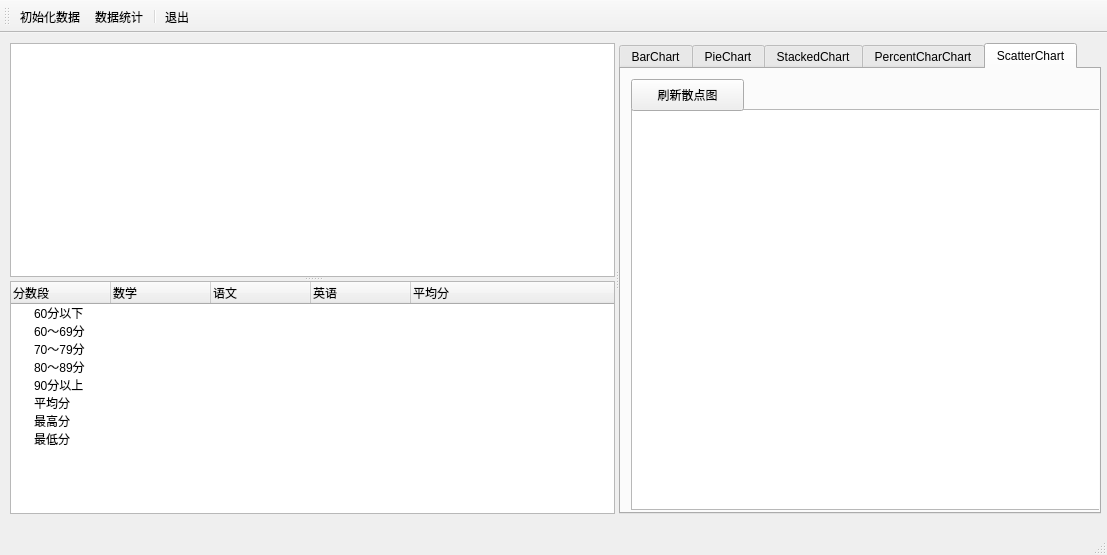
<?xml version="1.0" encoding="UTF-8"?>
<ui version="4.0">
 <class>MainWindow</class>
 <widget class="QMainWindow" name="MainWindow">
  <property name="geometry">
   <rect>
    <x>0</x>
    <y>0</y>
    <width>1107</width>
    <height>555</height>
   </rect>
  </property>
  <property name="windowTitle">
   <string>MainWindow</string>
  </property>
  <widget class="QWidget" name="centralWidget">
   <widget class="QSplitter" name="splitter_2">
    <property name="geometry">
     <rect>
      <x>10</x>
      <y>10</y>
      <width>1091</width>
      <height>471</height>
     </rect>
    </property>
    <property name="orientation">
     <enum>Qt::Horizontal</enum>
    </property>
    <widget class="QSplitter" name="splitter">
     <property name="maximumSize">
      <size>
       <width>16777215</width>
       <height>16777215</height>
      </size>
     </property>
     <property name="orientation">
      <enum>Qt::Vertical</enum>
     </property>
     <widget class="QTableView" name="tableView"/>
     <widget class="QTreeWidget" name="treeWidget">
      <column>
       <property name="text">
        <string>分数段</string>
       </property>
      </column>
      <column>
       <property name="text">
        <string notr="true">数学</string>
       </property>
      </column>
      <column>
       <property name="text">
        <string>语文</string>
       </property>
      </column>
      <column>
       <property name="text">
        <string>英语</string>
       </property>
      </column>
      <column>
       <property name="text">
        <string>平均分</string>
       </property>
      </column>
      <item>
       <property name="text">
        <string>60分以下</string>
       </property>
      </item>
      <item>
       <property name="text">
        <string>60～69分</string>
       </property>
      </item>
      <item>
       <property name="text">
        <string>70～79分</string>
       </property>
      </item>
      <item>
       <property name="text">
        <string>80～89分</string>
       </property>
      </item>
      <item>
       <property name="text">
        <string>90分以上</string>
       </property>
      </item>
      <item>
       <property name="text">
        <string>平均分</string>
       </property>
      </item>
      <item>
       <property name="text">
        <string>最高分</string>
       </property>
      </item>
      <item>
       <property name="text">
        <string>最低分</string>
       </property>
      </item>
     </widget>
    </widget>
    <widget class="QTabWidget" name="tabWidget">
     <property name="currentIndex">
      <number>4</number>
     </property>
     <widget class="QWidget" name="tab1">
      <attribute name="title">
       <string>BarChart</string>
      </attribute>
      <widget class="QChartView" name="chartViewBar">
       <property name="geometry">
        <rect>
         <x>10</x>
         <y>40</y>
         <width>701</width>
         <height>391</height>
        </rect>
       </property>
      </widget>
      <widget class="QPushButton" name="btnBuildBarChart">
       <property name="geometry">
        <rect>
         <x>10</x>
         <y>0</y>
         <width>113</width>
         <height>32</height>
        </rect>
       </property>
       <property name="text">
        <string>刷新柱状图</string>
       </property>
      </widget>
      <zorder>btnBuildBarChart</zorder>
      <zorder>chartViewBar</zorder>
     </widget>
     <widget class="QWidget" name="tab2">
      <attribute name="title">
       <string>PieChart</string>
      </attribute>
      <widget class="QChartView" name="chartViewPie">
       <property name="geometry">
        <rect>
         <x>10</x>
         <y>40</y>
         <width>691</width>
         <height>401</height>
        </rect>
       </property>
      </widget>
      <widget class="QWidget" name="gridLayoutWidget">
       <property name="geometry">
        <rect>
         <x>10</x>
         <y>0</y>
         <width>691</width>
         <height>36</height>
        </rect>
       </property>
       <layout class="QGridLayout" name="gridLayout">
        <item row="0" column="6">
         <widget class="QDoubleSpinBox" name="spinPieSize">
          <property name="singleStep">
           <double>0.100000000000000</double>
          </property>
          <property name="value">
           <double>0.700000000000000</double>
          </property>
         </widget>
        </item>
        <item row="0" column="3">
         <widget class="QLabel" name="label_2">
          <property name="text">
           <string>HoleSize</string>
          </property>
         </widget>
        </item>
        <item row="0" column="2">
         <widget class="QPushButton" name="btnPie">
          <property name="text">
           <string>刷新饼图</string>
          </property>
         </widget>
        </item>
        <item row="0" column="1">
         <widget class="QComboBox" name="cBoxCourse">
          <item>
           <property name="text">
            <string>语文</string>
           </property>
          </item>
          <item>
           <property name="text">
            <string>数学</string>
           </property>
          </item>
          <item>
           <property name="text">
            <string>英语</string>
           </property>
          </item>
          <item>
           <property name="text">
            <string>平均分</string>
           </property>
          </item>
         </widget>
        </item>
        <item row="0" column="0">
         <widget class="QLabel" name="label">
          <property name="text">
           <string>分析数据</string>
          </property>
         </widget>
        </item>
        <item row="0" column="5">
         <widget class="QLabel" name="label_3">
          <property name="text">
           <string>PieSize</string>
          </property>
         </widget>
        </item>
        <item row="0" column="4">
         <widget class="QDoubleSpinBox" name="spinHoleSize">
          <property name="singleStep">
           <double>0.100000000000000</double>
          </property>
          <property name="value">
           <double>0.200000000000000</double>
          </property>
         </widget>
        </item>
        <item row="0" column="7">
         <widget class="QLabel" name="label_4">
          <property name="text">
           <string>主题</string>
          </property>
         </widget>
        </item>
        <item row="0" column="8">
         <widget class="QComboBox" name="comboBox_2">
          <item>
           <property name="text">
            <string>Light</string>
           </property>
          </item>
         </widget>
        </item>
       </layout>
      </widget>
     </widget>
     <widget class="QWidget" name="tab3">
      <attribute name="title">
       <string>StackedChart</string>
      </attribute>
      <widget class="QChartView" name="chartViewStackedBar">
       <property name="geometry">
        <rect>
         <x>0</x>
         <y>30</y>
         <width>711</width>
         <height>421</height>
        </rect>
       </property>
      </widget>
      <widget class="QPushButton" name="btnStackedBar">
       <property name="geometry">
        <rect>
         <x>10</x>
         <y>0</y>
         <width>113</width>
         <height>32</height>
        </rect>
       </property>
       <property name="text">
        <string>刷新堆叠柱状图</string>
       </property>
      </widget>
     </widget>
     <widget class="QWidget" name="tab4">
      <attribute name="title">
       <string>PercentCharChart</string>
      </attribute>
      <widget class="QChartView" name="chartViewPercentBar">
       <property name="geometry">
        <rect>
         <x>10</x>
         <y>40</y>
         <width>701</width>
         <height>401</height>
        </rect>
       </property>
      </widget>
      <widget class="QPushButton" name="btnPercentBar">
       <property name="geometry">
        <rect>
         <x>10</x>
         <y>10</y>
         <width>141</width>
         <height>32</height>
        </rect>
       </property>
       <property name="text">
        <string>刷新百分比柱状图</string>
       </property>
      </widget>
     </widget>
     <widget class="QWidget" name="tab5">
      <attribute name="title">
       <string>ScatterChart</string>
      </attribute>
      <widget class="QChartView" name="chartViewScatter">
       <property name="geometry">
        <rect>
         <x>10</x>
         <y>40</y>
         <width>701</width>
         <height>401</height>
        </rect>
       </property>
      </widget>
      <widget class="QPushButton" name="btnScatter">
       <property name="geometry">
        <rect>
         <x>10</x>
         <y>10</y>
         <width>113</width>
         <height>32</height>
        </rect>
       </property>
       <property name="text">
        <string>刷新散点图</string>
       </property>
      </widget>
     </widget>
    </widget>
   </widget>
  </widget>
  <widget class="QMenuBar" name="menuBar">
   <property name="geometry">
    <rect>
     <x>0</x>
     <y>0</y>
     <width>1107</width>
     <height>22</height>
    </rect>
   </property>
  </widget>
  <widget class="QToolBar" name="mainToolBar">
   <attribute name="toolBarArea">
    <enum>TopToolBarArea</enum>
   </attribute>
   <attribute name="toolBarBreak">
    <bool>false</bool>
   </attribute>
   <addaction name="actIni"/>
   <addaction name="actSurvey"/>
   <addaction name="separator"/>
   <addaction name="actQuit"/>
  </widget>
  <widget class="QStatusBar" name="statusBar"/>
  <action name="actIni">
   <property name="text">
    <string>初始化数据</string>
   </property>
   <property name="toolTip">
    <string>初始化数据</string>
   </property>
  </action>
  <action name="actSurvey">
   <property name="text">
    <string>数据统计</string>
   </property>
   <property name="toolTip">
    <string>数据统计</string>
   </property>
  </action>
  <action name="actQuit">
   <property name="text">
    <string>退出</string>
   </property>
   <property name="toolTip">
    <string>退出</string>
   </property>
  </action>
 </widget>
 <layoutdefault spacing="6" margin="11"/>
 <customwidgets>
  <customwidget>
   <class>QChartView</class>
   <extends>QGraphicsView</extends>
   <header>qchartview.h</header>
  </customwidget>
 </customwidgets>
 <resources/>
 <connections>
  <connection>
   <sender>actQuit</sender>
   <signal>triggered()</signal>
   <receiver>MainWindow</receiver>
   <slot>close()</slot>
   <hints>
    <hint type="sourcelabel">
     <x>-1</x>
     <y>-1</y>
    </hint>
    <hint type="destinationlabel">
     <x>300</x>
     <y>239</y>
    </hint>
   </hints>
  </connection>
 </connections>
</ui>
